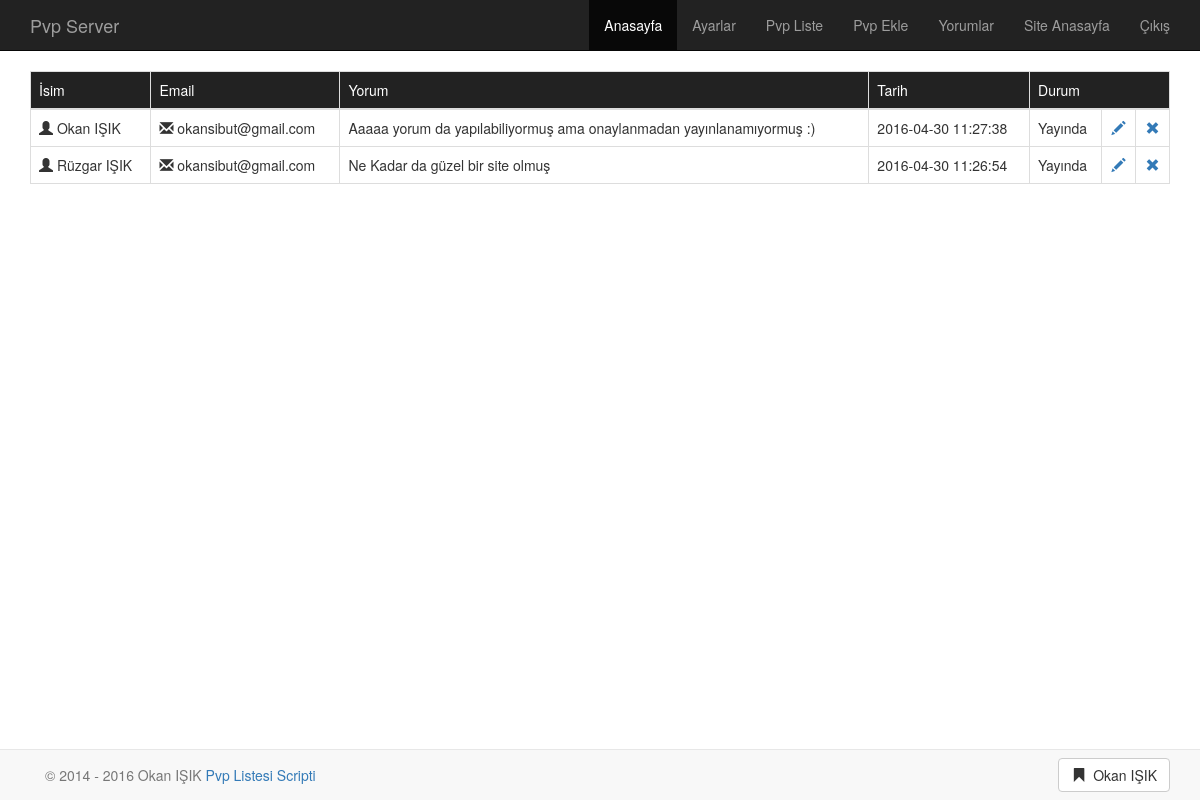
Screenshot of /yonetim/yorumlar.php (signed in) with the database file from the repository.
### tables this page shows
CREATE TABLE IF NOT EXISTS `ayar` (
  `id` int(11) NOT NULL,
  `kullaniciadi` varchar(150) NOT NULL,
  `sifre` varchar(32) NOT NULL,
  `footersol` varchar(200) NOT NULL,
  `footersag` varchar(200) NOT NULL,
  `footerlink` varchar(250) NOT NULL,
  `sitebasligi` varchar(250) NOT NULL,
  `siteadi` varchar(11) NOT NULL
);

CREATE TABLE IF NOT EXISTS `yorumlar` (
  `id` int(11) NOT NULL,
  `isim` varchar(120) NOT NULL,
  `email` varchar(120) NOT NULL,
  `yorum` varchar(250) NOT NULL,
  `tarih` timestamp NOT NULL DEFAULT CURRENT_TIMESTAMP ON UPDATE CURRENT_TIMESTAMP,
  `durum` varchar(11) NOT NULL
);

### yonetim/yorumlar.php (the view, shortened to what this page needs)
<?php require_once('../Connections/baglan.php');
$logoutAction = $_SERVER['PHP_SELF']."?doLogout=true";
require_once('../Connections/baglan.php');
$query_ayar = "SELECT * FROM ayar";
$ayar = mysql_query($query_ayar, $baglan) or die(mysql_error());
$row_ayar = mysql_fetch_assoc($ayar);
$query_yorumlar = "SELECT * FROM yorumlar ORDER BY id DESC";
$yorumlar = mysql_query($query_yorumlar, $baglan) or die(mysql_error());
$row_yorumlar = mysql_fetch_assoc($yorumlar);
include "ust.php";
?>
  <div class="container">
    <div class="table-responsive">
  		<table class="table table-hover table-bordered">
        <thead bgcolor="#222222" style="color:white;">
        <tr>
          <td>İsim</td>
          <td>Email</td>
          <td>Yorum</td>
          <td>Tarih</td>
          <td colspan="3">Durum</td>
        </tr>
        </thead>
        <?php do { ?>
          <tr>
            <td><span class="glyphicon glyphicon-user" aria-hidden="true"></span> <?php echo $row_yorumlar['isim']; ?></td>
            <td><span class="glyphicon glyphicon-envelope" aria-hidden="true"></span> <?php echo $row_yorumlar['email']; ?></td>
            <td><?php echo $row_yorumlar['yorum']; ?></td>
            <td><?php echo $row_yorumlar['tarih']; ?></td>
            <td><?php echo $row_yorumlar['durum']; ?></td>
            <td><center><a href="yorumonay.php?id=<?php echo $row_yorumlar['id']; ?>"><span class="glyphicon glyphicon-pencil" aria-hidden="true"></span></a></center></td>
            <td><center><a href="yorum-sil.php?id=<?php echo $row_yorumlar['id']; ?>"><span class="glyphicon glyphicon-remove" aria-hidden="true"></span></a></center></td>
          </tr>
          <?php } while ($row_yorumlar = mysql_fetch_assoc($yorumlar)); ?>
      </table>
    </div>
  </div>
<?php
include "alt.php";
?>

### yonetim/ust.php (shortened to what this page needs)
<!DOCTYPE html>
<html lang="tr">
  <head>
	<link rel="stylesheet" href="../css/bootstrap.min.css">
	<link rel="stylesheet" href="../css/kaydet.css">
</head>
<body>
	<nav class="navbar navbar-inverse navbar-static-top">
		<div class="container">
			<div class="navbar-header">
			<a class="navbar-brand" href="./"><?php echo $row_ayar['siteadi']; ?></a>
			</div>
			<div class="collapse navbar-collapse navbarSec">
				<ul class="nav navbar-nav navbar-right">
					<li class="active"><a href="index.php">Anasayfa</a></li>
					<li><a href="ayarlar.php">Ayarlar</a></li>
					<li><a href="liste.php">Pvp Liste</a></li>
					<li><a href="pvp-ekle.php">Pvp Ekle</a></li>
					<li><a href="yorumlar.php">Yorumlar</a></li>
					<li><a href="../index.html">Site Anasayfa</a></li>
					<li><a href="<?php echo $logoutAction ?>">Çıkış</a></li>
				</ul>
			</div>
		</div>
	</nav>

### yonetim/alt.php (shortened to what this page needs)
  <div class="navbar navbar-default navbar-fixed-bottom">
    <div class="container">
      <p class="navbar-text pull-left">© 2014 - <?php echo date("o"); ?> Okan IŞIK
           <a href="//okandiyebiri.com" target="_blank" >Pvp Listesi Scripti</a>
      </p>
      <a href="<?php echo $row_ayar['footerlink']; ?>" class="hidden-xs navbar-btn btn-default btn pull-right">
      <span class="glyphicon glyphicon-bookmark"></span>  <?php echo $row_ayar['footersol']; ?></a>
    </div>
  </div>
</body>
</html>

### rows the page displays
ayar: siteadi "Pvp Server", footersol "Okan IŞIK"
yorumlar: isim "Okan IŞIK", email "okansibut@gmail.com", yorum "Aaaaa yorum da yapılabiliyormuş ama onaylanmadan yayınlanamıyormuş :)", tarih "2016-04-30 11:27:38", durum "Yayında"
yorumlar: isim "Rüzgar IŞIK", email "okansibut@gmail.com", yorum "Ne Kadar da güzel bir site olmuş", tarih "2016-04-30 11:26:54", durum "Yayında"
